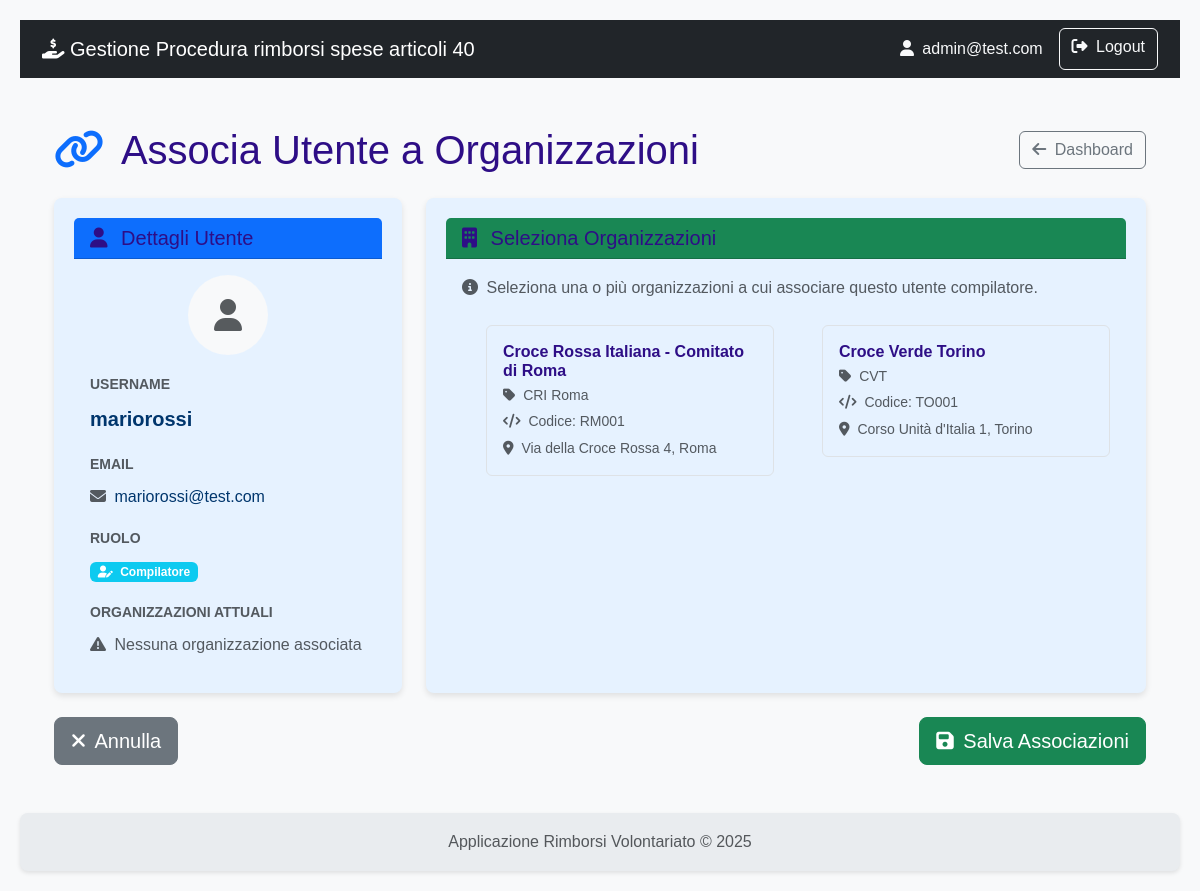
/associa_utente/4 (signed in), run on the app's committed database.
### rimborsi/models.py (models this page shows)
class User(db.Model, UserMixin):
    id = db.Column(db.Integer, primary_key=True)
    username = db.Column(db.String(80), nullable=False)
    email = db.Column(db.String(120), nullable=False)
    password_hash = db.Column(db.String(120), nullable=False)
    role = db.Column(db.String(20), nullable=False)
    organizzazioni = db.relationship('Organizzazione', secondary=associazione_utente_organizzazione, back_populates='utenti_compilatori')
    __table_args__ = (
        db.UniqueConstraint('username', name='uq_user_username'),
        db.UniqueConstraint('email', name='uq_user_email'),
    )

class Organizzazione(db.Model):
    id = db.Column(db.Integer, primary_key=True)
    nome = db.Column(db.String(150), nullable=False)
    acronimo = db.Column(db.String(20))
    codice_interno = db.Column(db.String(20)) # Rimosso unique=True
    indirizzo = db.Column(db.String(200))
    mezzi = db.relationship('MezzoAttrezzatura', backref='organizzazione', lazy=True)
    richieste = db.relationship('Richiesta', backref='organizzazione', lazy=True)
    utenti_compilatori = db.relationship('User', secondary=associazione_utente_organizzazione, back_populates='organizzazioni')
    __table_args__ = (db.UniqueConstraint('codice_interno', name='uq_organizzazione_codice_interno'),)

### rimborsi/main/routes.py (the view, shortened to what this page needs)
@main.route('/associa_utente/<int:user_id>', methods=['GET', 'POST'])
@login_required
def associa_utente(user_id):
    if current_user.role != 'amministratore':
        flash('Solo gli amministratori possono associare utenti alle organizzazioni.', 'danger')
        return redirect(url_for('main.dashboard'))
    utente = User.query.get_or_404(user_id)
    if utente.role != 'compilatore':
        flash('Solo gli utenti con ruolo "compilatore" possono essere associati alle organizzazioni.', 'danger')
        return redirect(url_for('main.dashboard'))
    organizzazioni = Organizzazione.query.all()
    return render_template('main/associa_utente.html', utente=utente, organizzazioni=organizzazioni)

### rimborsi/templates/main/associa_utente.html (shortened to what this page needs)
{% extends 'base.html' %}
{% block content %}
<div class="container py-4">
    <div class="d-flex justify-content-between align-items-center mb-4">
        <h1 class="mb-0">
            <i class="fas fa-link me-2 text-primary"></i>
            Associa Utente a Organizzazioni
        </h1>
        <a href="{{ url_for('main.dashboard') }}" class="btn btn-outline-secondary">
            <i class="fas fa-arrow-left me-1"></i> Dashboard
        </a>
    </div>
    <form method="POST">
        <div class="row g-4">
            <div class="col-md-4">
                <div class="card shadow-sm h-100">
                    <div class="card-header bg-primary text-white">
                        <h5 class="mb-0">
                            <i class="fas fa-user me-2"></i>
                            Dettagli Utente
                        </h5>
                    </div>
                    <div class="card-body">
                        <div class="text-center mb-3">
                            <div class="bg-light rounded-circle d-inline-flex align-items-center justify-content-center"
                                 style="width: 80px; height: 80px;">
                                <i class="fas fa-user fa-2x text-muted"></i>
                            </div>
                        </div>
                        <div class="mb-3">
                            <label class="form-label fw-bold text-muted small">USERNAME</label>
                            <p class="mb-0 fs-5 fw-semibold">{{ utente.username }}</p>
                        </div>
                        <div class="mb-3">
                            <label class="form-label fw-bold text-muted small">EMAIL</label>
                            <p class="mb-0">
                                <i class="fas fa-envelope me-1 text-muted"></i>
                                {{ utente.email }}
                            </p>
                        </div>
                        <div class="mb-3">
                            <label class="form-label fw-bold text-muted small">RUOLO</label>
                            <p class="mb-0">
                                <span class="badge bg-info">
                                    <i class="fas fa-user-edit me-1"></i>
                                    Compilatore
                                </span>
                            </p>
                        </div>
                        <div class="mb-0">
                            <label class="form-label fw-bold text-muted small">ORGANIZZAZIONI ATTUALI</label>
                            {% if utente.organizzazioni %}
                                {% for org in utente.organizzazioni %}
                                <span class="badge bg-success me-1 mb-1">
                                    <i class="fas fa-building me-1"></i>
                                    {{ org.nome }}
                                </span>
                                {% endfor %}
                            {% else %}
                                <p class="text-muted mb-0">
                                    <i class="fas fa-exclamation-triangle me-1"></i>
                                    Nessuna organizzazione associata
                                </p>
                            {% endif %}
                        </div>
                    </div>
                </div>
            </div>
            <div class="col-md-8">
                <div class="card shadow-sm h-100">
                    <div class="card-header bg-success text-white">
                        <h5 class="mb-0">
                            <i class="fas fa-building me-2"></i>
                            Seleziona Organizzazioni
                        </h5>
                    </div>
                    <div class="card-body">
                        <p class="text-muted mb-4">
                            <i class="fas fa-info-circle me-1"></i>
                            Seleziona una o più organizzazioni a cui associare questo utente compilatore.
                        </p>
                        {% if organizzazioni %}
                        <div class="row">
                            {% for org in organizzazioni %}
                            <div class="col-md-6 mb-3">
                                <div class="form-check">
                                    <label class="form-check-label w-100" for="org{{ org.id }}">
                                        <div class="border rounded p-3 h-100 checkbox-card"
                                             style="cursor: pointer; transition: all 0.2s ease;">
                                            <div class="d-flex align-items-start">
                                                <div class="flex-grow-1">
                                                    <h6 class="mb-1 fw-bold">{{ org.nome }}</h6>
                                                    {% if org.acronimo %}
                                                    <p class="mb-1 text-muted small">
                                                        <i class="fas fa-tag me-1"></i>
                                                        {{ org.acronimo }}
                                                    </p>
                                                    {% endif %}
                                                    {% if org.codice_interno %}
                                                    <p class="mb-1 text-muted small">
                                                        <i class="fas fa-code me-1"></i>
                                                        Codice: {{ org.codice_interno }}
                                                    </p>
                                                    {% endif %}
                                                    {% if org.indirizzo %}
                                                    <p class="mb-0 text-muted small">
                                                        <i class="fas fa-map-marker-alt me-1"></i>
                                                        {{ org.indirizzo[:50] }}{% if org.indirizzo|length > 50 %}...{% endif %}
                                                    </p>
                                                    {% endif %}
                                                </div>
                                            </div>
                                        </div>
                                    </label>
                                </div>
                            </div>
                            {% endfor %}
                        </div>
                        {% endif %}
                    </div>
                </div>
            </div>
        </div>
        {% if organizzazioni %}
        <div class="d-flex justify-content-between mt-4">
            <a href="{{ url_for('main.dashboard') }}" class="btn btn-secondary btn-lg">
                <i class="fas fa-times me-1"></i> Annulla
            </a>
            <button type="submit" class="btn btn-success btn-lg">
                <i class="fas fa-save me-1"></i> Salva Associazioni
            </button>
        </div>
        {% endif %}
    </form>
</div>
{% endblock %}

### rimborsi/templates/base.html (shortened to what this page needs)
<!doctype html>
<html lang="it" class="h-100">
<head>
    <link href="https://cdn.jsdelivr.net/npm/bootstrap@5.3.3/dist/css/bootstrap.min.css" rel="stylesheet" xintegrity="sha384-QWTKZyjpPEjISv5WaRU9OFeRpok6YctnYmDr5pNlyT2bRjXh0JMhjY6hW+ALEwIH">
    <link rel="stylesheet" href="https://cdnjs.cloudflare.com/ajax/libs/font-awesome/6.5.2/css/all.min.css" xintegrity="sha512-SnH5WK+bZxgPHs44uWIX+LLJAJ9/2PkPKZ5QiAj6Ta86w+fsb2TkcmfRyVX3pBnMFcV7oQPJkl9QevSCWr3W6A==" />
    <link rel="stylesheet" href="{{ url_for('static', filename='css/styles.css') }}">
</head>
<body>
    <nav class="navbar navbar-expand-lg navbar-dark bg-dark">
        <div class="container">
            <a class="navbar-brand" href="{{ url_for('auth.index') }}">
                <i class="fas fa-hand-holding-dollar"></i>
                Gestione Procedura rimborsi spese articoli 40
            </a>
            <div class="collapse navbar-collapse" id="navbarNav">
                <div class="d-flex ms-auto">
                    {% if current_user.is_authenticated %}
                        <span class="navbar-text me-3 text-light">
                            <i class="fas fa-user me-1"></i> {{ current_user.email }}
                        </span>
                        <a href="{{ url_for('auth.logout') }}" class="btn btn-outline-light">
                            <i class="fas fa-sign-out-alt me-1"></i> Logout
                        </a>
                    {% else %}
                        <a href="{{ url_for('auth.registrati') }}" class="btn btn-outline-light me-2">Registrati</a>
                        <a href="{{ url_for('auth.login') }}" class="btn btn-outline-light">Login</a>
                    {% endif %}
                </div>
            </div>
        </div>
    </nav>
    <main class="container my-4">
        {% block content %}{% endblock %}
    </main>
    <footer class="footer mt-auto py-3">
        <div class="container text-center">
            <span class="text-muted">Applicazione Rimborsi Volontariato &copy; 2025</span>
        </div>
    </footer>
</body>
</html>

### rimborsi/static/css/styles.css (style rules this page uses)
:root { --color-primary: #2e0e86; --color-primary-hover: #142fca; --color-text-light: #ffffff; --color-card-bg: #e6f2ff; --color-card-text: #00366d; --color-bg: #f4f4f4; --color-text-dark: #333; --color-link: #0055a4; --border-radius: 8px; --box-shadow: 0 2px 4px rgba(0, 0, 0, 0.1); --box-shadow-card: 0 3px 6px rgba(0, 0, 0, 0.1); --transition-standard: all 0.3s ease; }
body { font-family: Arial, sans-serif; background-color: var(--color-bg); color: var(--color-text-dark); margin: 0; padding: 20px; line-height: 1.6; }
h1, h2, h3, h4, h5, h6 { color: var(--color-primary); margin-top: 0; }
a { color: var(--color-link); text-decoration: none; }
.card { flex: 1; background-color: var(--color-card-bg); color: var(--color-card-text); border-radius: var(--border-radius); padding: 20px; box-shadow: var(--box-shadow-card); transition: transform 0.2s ease-in-out; border: none; }
.card-body i { transition: var(--transition-standard); }
.shadow-sm { box-shadow: var(--box-shadow-card) !important; }
.text-center { text-align: center; }
.footer { display: flex; justify-content: left; gap: 20px; background-color: var(--color-primary); padding: 15px 20px; border-radius: var(--border-radius); margin-top: 20px; box-shadow: var(--box-shadow); }

### rimborsi/templates/base.html (style rules this page uses)
body { display: flex; flex-direction: column; min-height: 100vh; background-color: #f8f9fa; }
main { flex: 1; }
.footer { background-color: #e9ecef; }

### rimborsi/templates/main/associa_utente.html (style rules this page uses)
.checkbox-card { transition: all 0.2s ease; }

### data on the page
User: email "admin@test.com"
User: username "mariorossi", email "mariorossi@test.com"
Organizzazione: nome "Croce Rossa Italiana - Comitato di Roma", acronimo "CRI Roma", codice_interno "RM001", indirizzo "Via della Croce Rossa 4, Roma"
Organizzazione: nome "Croce Verde Torino", acronimo "CVT", codice_interno "TO001", indirizzo "Corso Unità d'Italia 1, Torino"
